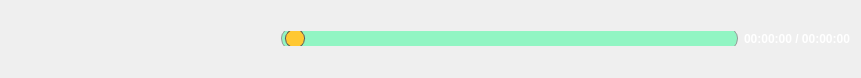
   <widget class="QFrame" name="frame_2">
    <property name="geometry">
     <rect>
      <x>10</x>
      <y>470</y>
      <width>861</width>
      <height>78</height>
     </rect>
    </property>
    <property name="frameShape">
     <enum>QFrame::NoFrame</enum>
    </property>
    <property name="frameShadow">
     <enum>QFrame::Raised</enum>
    </property>
    <layout class="QHBoxLayout" name="horizontalLayout_2">
     <item>
      <widget class="QFrame" name="frame_3">
       <property name="styleSheet">
        <string notr="true">border-radius: 15px;</string>
       </property>
       <property name="frameShape">
        <enum>QFrame::StyledPanel</enum>
       </property>
       <property name="frameShadow">
        <enum>QFrame::Raised</enum>
       </property>
       <layout class="QHBoxLayout" name="horizontalLayout">
        <item>
         <widget class="QPushButton" name="play_btn">
          <property name="minimumSize">
           <size>
            <width>30</width>
            <height>30</height>
           </size>
          </property>
          <property name="maximumSize">
           <size>
            <width>30</width>
            <height>30</height>
           </size>
          </property>
          <property name="cursor">
           <cursorShape>PointingHandCursor</cursorShape>
          </property>
          <property name="styleSheet">
           <string notr="true">QPushButton {
	background-color: rgba(255, 255, 255, 0);
	
}

QPushButton:hover {
	background-color: rgba(255, 255, 255, 100);
}</string>
          </property>
          <property name="text">
           <string/>
          </property>
          <property name="icon">
           <iconset resource="res_test.qrc">
            <normaloff>:/img/utils/images/pase.png</normaloff>:/img/utils/images/pase.png</iconset>
          </property>
         </widget>
        </item>
        <item>
         <widget class="QPushButton" name="pause_btn">
          <property name="minimumSize">
           <size>
            <width>30</width>
            <height>30</height>
           </size>
          </property>
          <property name="maximumSize">
           <size>
            <width>30</width>
            <height>30</height>
           </size>
          </property>
          <property name="cursor">
           <cursorShape>PointingHandCursor</cursorShape>
          </property>
          <property name="styleSheet">
           <string notr="true">QPushButton {
	background-color: rgba(255, 255, 255, 0);
	
}

QPushButton:hover {
	background-color: rgba(255, 255, 255, 100);
}</string>
          </property>
          <property name="text">
           <string/>
          </property>
          <property name="icon">
           <iconset resource="res_test.qrc">
            <normaloff>:/img/utils/images/play.png</normaloff>:/img/utils/images/play.png</iconset>
          </property>
         </widget>
        </item>
        <item>
         <widget class="QPushButton" name="stop_btn">
          <property name="minimumSize">
           <size>
            <width>30</width>
            <height>30</height>
           </size>
          </property>
          <property name="maximumSize">
           <size>
            <width>30</width>
            <height>30</height>
           </size>
          </property>
          <property name="cursor">
           <cursorShape>PointingHandCursor</cursorShape>
          </property>
          <property name="styleSheet">
           <string notr="true">QPushButton {
	background-color: rgba(255, 255, 255, 0);
	
}

QPushButton:hover {
	background-color: rgba(255, 255, 255, 100);
}</string>
          </property>
          <property name="text">
           <string/>
          </property>
          <property name="icon">
           <iconset resource="res_test.qrc">
            <normaloff>:/img/utils/images/stop.png</normaloff>:/img/utils/images/stop.png</iconset>
          </property>
         </widget>
        </item>
        <item>
         <widget class="QPushButton" name="previous_btn">
          <property name="minimumSize">
           <size>
            <width>30</width>
            <height>30</height>
           </size>
          </property>
          <property name="maximumSize">
           <size>
            <width>30</width>
            <height>30</height>
           </size>
          </property>
          <property name="cursor">
           <cursorShape>PointingHandCursor</cursorShape>
          </property>
          <property name="styleSheet">
           <string notr="true">QPushButton {
	background-color: rgba(255, 255, 255, 0);
	
}

QPushButton:hover {
	background-color: rgba(255, 255, 255, 100);
}</string>
          </property>
          <property name="text">
           <string/>
          </property>
          <property name="icon">
           <iconset resource="res_test.qrc">
            <normaloff>:/img/utils/images/pre.png</normaloff>:/img/utils/images/pre.png</iconset>
          </property>
         </widget>
        </item>
        <item>
         <widget class="QPushButton" name="next_btn">
          <property name="minimumSize">
           <size>
            <width>30</width>
            <height>30</height>
           </size>
          </property>
          <property name="maximumSize">
           <size>
            <width>30</width>
            <height>30</height>
           </size>
          </property>
          <property name="cursor">
           <cursorShape>PointingHandCursor</cursorShape>
          </property>
          <property name="styleSheet">
           <string notr="true">QPushButton {
	background-color: rgba(255, 255, 255, 0);
	
}

QPushButton:hover {
	background-color: rgba(255, 255, 255, 100);
}</string>
          </property>
          <property name="text">
           <string/>
          </property>
          <property name="icon">
           <iconset resource="res_test.qrc">
            <normaloff>:/img/utils/images/next.png</normaloff>:/img/utils/images/next.png</iconset>
          </property>
         </widget>
        </item>
        <item>
         <widget class="QPushButton" name="loop_one_btn">
          <property name="minimumSize">
           <size>
            <width>30</width>
            <height>30</height>
           </size>
          </property>
          <property name="maximumSize">
           <size>
            <width>30</width>
            <height>30</height>
           </size>
          </property>
          <property name="cursor">
           <cursorShape>PointingHandCursor</cursorShape>
          </property>
          <property name="styleSheet">
           <string notr="true">QPushButton {
	background-color: rgba(255, 255, 255, 0);
	
}

QPushButton:hover {
	background-color: rgba(255, 255, 255, 100);
}</string>
          </property>
          <property name="text">
           <string/>
          </property>
          <property name="icon">
           <iconset resource="res_test.qrc">
            <normaloff>:/img/utils/images/loop-one.png</normaloff>:/img/utils/images/loop-one.png</iconset>
          </property>
          <property name="checkable">
           <bool>true</bool>
          </property>
         </widget>
        </item>
        <item>
         <widget class="QPushButton" name="shafle_songs_btn">
          <property name="minimumSize">
           <size>
            <width>30</width>
            <height>30</height>
           </size>
          </property>
          <property name="maximumSize">
           <size>
            <width>30</width>
            <height>30</height>
           </size>
          </property>
          <property name="cursor">
           <cursorShape>PointingHandCursor</cursorShape>
          </property>
          <property name="styleSheet">
           <string notr="true">QPushButton {
	background-color: rgba(255, 255, 255, 0);
	
}

QPushButton:hover {
	background-color: rgba(255, 255, 255, 100);
}</string>
          </property>
          <property name="text">
           <string/>
          </property>
          <property name="icon">
           <iconset resource="res_test.qrc">
            <normaloff>:/img/utils/images/play-random.png</normaloff>:/img/utils/images/play-random.png</iconset>
          </property>
          <property name="checkable">
           <bool>true</bool>
          </property>
         </widget>
        </item>
       </layout>
      </widget>
     </item>
     <item>
      <widget class="QSlider" name="horizontalSlider">
       <property name="cursor">
        <cursorShape>ClosedHandCursor</cursorShape>
       </property>
       <property name="styleSheet">
        <string notr="true">QSlider::groove:horizontal {
    border: 1px solid #999999;
    height: 15px; 
    padding:3px;
	background: rgba(0, 255, 127, 100);
    margin: 2px 0;
	border-radius:11px;
}

QSlider::handle:horizontal {
    background:  rgb(255, 200, 50);
    border: 1px solid #5c5c5c;
    width: 18px;
    margin: -2px 0;
    border-radius: 9px;
}</string>
       </property>
       <property name="value">
        <number>0</number>
       </property>
       <property name="orientation">
        <enum>Qt::Horizontal</enum>
       </property>
      </widget>
     </item>
     <item>
      <widget class="QLabel" name="time_label">
       <property name="font">
        <font>
         <weight>75</weight>
         <bold>true</bold>
        </font>
       </property>
       <property name="styleSheet">
        <string notr="true">color: rgb(255, 255, 255);</string>
       </property>
       <property name="text">
        <string>00:00:00 / 00:00:00</string>
       </property>
      </widget>
     </item>
    </layout>
   </widget>
